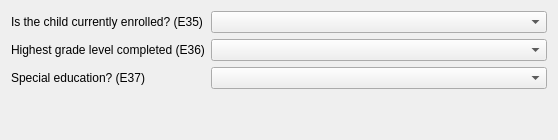
       <widget class="QWidget" name="education_tab">
        <attribute name="title">
         <string>Education</string>
        </attribute>
        <layout class="QGridLayout" name="gridLayout_5">
         <item row="0" column="0">
          <layout class="QFormLayout" name="formLayout_4">
           <item row="0" column="0">
            <widget class="QLabel" name="e35_label">
             <property name="text">
              <string>Is the child currently enrolled? (E35)</string>
             </property>
            </widget>
           </item>
           <item row="1" column="0">
            <widget class="QLabel" name="e36_label">
             <property name="text">
              <string>Highest grade level completed (E36)</string>
             </property>
            </widget>
           </item>
           <item row="2" column="0">
            <widget class="QLabel" name="e37_label">
             <property name="text">
              <string>Special education? (E37)</string>
             </property>
            </widget>
           </item>
           <item row="0" column="1">
            <layout class="QVBoxLayout" name="verticalLayout_2">
             <item>
              <widget class="QComboBox" name="e35">
               <property name="currentIndex">
                <number>-1</number>
               </property>
               <property name="placeholderText">
                <string>Select</string>
               </property>
               <item>
                <property name="text">
                 <string>Not enrolled</string>
                </property>
               </item>
               <item>
                <property name="text">
                 <string>Not school age</string>
                </property>
               </item>
               <item>
                <property name="text">
                 <string>Elementary school</string>
                </property>
               </item>
               <item>
                <property name="text">
                 <string>Secondary school (e.g., junior highschool or highschool)</string>
                </property>
               </item>
               <item>
                <property name="text">
                 <string>Post-secondary education or training(e.g., trade school)</string>
                </property>
               </item>
               <item>
                <property name="text">
                 <string>College</string>
                </property>
               </item>
              </widget>
             </item>
            </layout>
           </item>
           <item row="1" column="1">
            <layout class="QGridLayout" name="gridLayout_6">
             <item row="0" column="0">
              <widget class="QComboBox" name="e36">
               <property name="currentIndex">
                <number>-1</number>
               </property>
               <property name="placeholderText">
                <string>Select</string>
               </property>
               <item>
                <property name="text">
                 <string>Kindergarten</string>
                </property>
               </item>
               <item>
                <property name="text">
                 <string>1st grade</string>
                </property>
               </item>
               <item>
                <property name="text">
                 <string>2nd grade</string>
                </property>
               </item>
               <item>
                <property name="text">
                 <string>3rd grade</string>
                </property>
               </item>
               <item>
                <property name="text">
                 <string>4th grade</string>
                </property>
               </item>
               <item>
                <property name="text">
                 <string>5th grade</string>
                </property>
               </item>
               <item>
                <property name="text">
                 <string>6th grade</string>
                </property>
               </item>
               <item>
                <property name="text">
                 <string>7th grade</string>
                </property>
               </item>
               <item>
                <property name="text">
                 <string>8th grade</string>
                </property>
               </item>
               <item>
                <property name="text">
                 <string>9th grade</string>
                </property>
               </item>
               <item>
                <property name="text">
                 <string>10th grade</string>
                </property>
               </item>
               <item>
                <property name="text">
                 <string>11th grade</string>
                </property>
               </item>
               <item>
                <property name="text">
                 <string>12th grade</string>
                </property>
               </item>
               <item>
                <property name="text">
                 <string>GED</string>
                </property>
               </item>
               <item>
                <property name="text">
                 <string>Post-secondary education or training</string>
                </property>
               </item>
               <item>
                <property name="text">
                 <string>College</string>
                </property>
               </item>
               <item>
                <property name="text">
                 <string>Not school-age</string>
                </property>
               </item>
               <item>
                <property name="text">
                 <string>Never attended not based on age</string>
                </property>
               </item>
              </widget>
             </item>
            </layout>
           </item>
           <item row="2" column="1">
            <layout class="QHBoxLayout" name="horizontalLayout_8">
             <item>
              <widget class="QComboBox" name="e37">
               <property name="currentIndex">
                <number>-1</number>
               </property>
               <property name="placeholderText">
                <string>Select</string>
               </property>
               <item>
                <property name="text">
                 <string>No</string>
                </property>
               </item>
               <item>
                <property name="text">
                 <string>Yes</string>
                </property>
               </item>
              </widget>
             </item>
            </layout>
           </item>
          </layout>
         </item>
         <item row="1" column="0">
          <spacer name="verticalSpacer_4">
           <property name="orientation">
            <enum>Qt::Vertical</enum>
           </property>
           <property name="sizeHint" stdset="0">
            <size>
             <width>20</width>
             <height>40</height>
            </size>
           </property>
          </spacer>
         </item>
        </layout>
       </widget>
